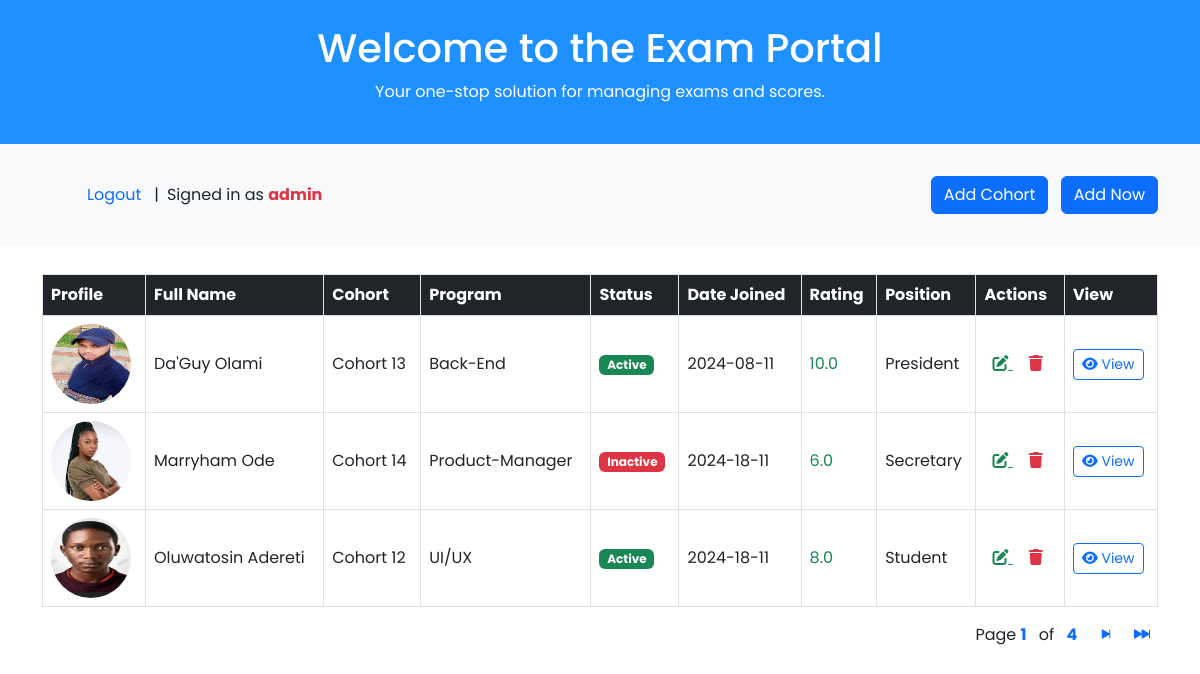
Page /student_list (signed in) on the committed database.
### students/models.py (models this page shows, shortened)
class Student(models.Model):
  username = models.CharField(max_length=100,unique=True)
  first_name = models.CharField(max_length=100)
  last_name = models.CharField(max_length=100)
  student_type = models.CharField(max_length=9, choices=student_position, default='Student')
  status = models.BooleanField(default=True)
  email = models.EmailField(max_length=254, unique=True, validators=[mail_validator])
  phone = models.CharField(max_length=11, null=True, blank=True)
  slug = models.SlugField(unique=True, blank=True, editable=False)

class Student_Profile(models.Model):
  student = models.OneToOneField(Student, on_delete=models.CASCADE)
  bio = models.TextField()
  DOB = models.DateField()
  address = models.CharField(max_length=500)
  rating = models.FloatField(default=0.0)
  profile_picture = models.ImageField(upload_to='student_profile')
  date_join = models.DateTimeField(auto_now_add=True)

class Cohort_Group(models.Model):
  name = models.CharField(max_length=100)
  date_join = models.DateTimeField(auto_now_add=True)
  students = models.ManyToManyField(Student)

class Program(models.Model):
  courses = models.CharField(max_length=500)
  grade = models.IntegerField(default=0)
  student = models.ForeignKey(Student, on_delete=models.CASCADE)

### students/views.py (the view)
# urls.py: path('student_list', views.student_list, name='student_list'),
@login_required(login_url='/login')
def student_list(request):
    student_list = Student.objects.all()
    paginator = Paginator(student_list, 3)
    page_number = request.GET.get("page")
    page_obj = paginator.get_page(page_number)
    student_type = student_position
    all_cohorts = Cohort_Group.objects.all()
    context = {
        'students': page_obj,
        'type': student_type,
        'all_cohorts': all_cohorts,
    }
    return render(request, 'blog/studentlist.html', context)

### templates/blog/studentlist.html (shortened to what this page needs)
{% load static %}
<!DOCTYPE html>
<html lang="en">
  <head>
    <link
      href="https://cdn.jsdelivr.net/npm/bootstrap@5.3.0-alpha1/dist/css/bootstrap.min.css"
      rel="stylesheet" />
    <link
      rel="stylesheet"
      href="https://cdnjs.cloudflare.com/ajax/libs/font-awesome/6.0.0-beta3/css/all.min.css" />
    <link
      rel="stylesheet"
      href="https://cdn.jsdelivr.net/npm/bootstrap-icons@1.11.3/font/bootstrap-icons.min.css" />
    <link rel="stylesheet" href="{% static 'CSS/list.css' %}" />
  </head>
  <body>
    <header class="bg-info text-white py-4 text-center">
      <h1>Welcome to the Exam Portal</h1>
      <p>Your one-stop solution for managing exams and scores.</p>
    </header>
    <section class="filter-section py-3 bg-light">
      <div class="container d-flex justify-content-between align-items-center">
        <section class="filter-section py-3 bg-light">
          <div class="container d-flex justify-content-between align-items-center">
            {% if user.is_authenticated %}
            <form action="{% url 'logout' %}" method="post">
              <button type="submit" class='btn btn-outline text-primary'>Logout</button>
            </form> |
            <span class="ms-2"> Signed in as <strong class="text-danger">{{user.username}}</strong></span>
            {% else %}
            <div>
              <a class="nav-link text-primary" href="/login">Login</a>
            </div>
            {% endif %}
          </div>
        </section>
        <div class="text-end">
          <button
          class="btn btn-primary me-2"
          data-bs-toggle="modal"
          data-bs-target="#addCohort">
          Add Cohort
        </button>
          <button
            class="btn btn-primary"
            data-bs-toggle="modal"
            data-bs-target="#addUserModal">
            Add Now
          </button>
        </div>
      </div>
    </section>
    <section class="container mt-1 mb-5">
      <div class="table-responsive">
        <table class="table align-middle table-bordered table-hover mt-4">
          <thead class="table-dark">
            {% if students %}
            <tr>
              <th>Profile</th>
              <th>Full Name</th>
              <th>Cohort</th>
              <th>Program</th>
              <th>Status</th>
              <th>Date Joined</th>
              <th>Rating</th>
              <th>Position</th>
              <th>Actions</th>
              <th>View</th>
            </tr>
          </thead>
          <tbody>
            {% for student in students %}
            <tr>
              <td>
                {% if student.student_profile %}
                <img
                src="{{student.student_profile.profile_picture.url}}"
                alt="Profile"
                width="80"
                height="80"
                class="rounded-circle" />
                {% endif %}
              </td>
              <td>{{student.first_name}} {{student.last_name}}</td>
              {% for cohort in student.cohort_group_set.all %}
              <td>{{cohort.name}}</td>
              {% empty %}
              <td>No Cohort</td>
              {% endfor %}
              {% for course in student.program_set.all %}
              <td>{{course.courses}}</td>
              {% empty %}
              <td>No Program</td>
              {% endfor %}
              <td>
                {% if student.status %}
                <span class="badge bg-success text-white">{{student.status|yesno:"Active,Inactive"}}</span>
                {% else %}
                <span class="badge bg-danger text-white">{{student.status|yesno:"Active,Inactive"}}</span>
                {% endif %}              </td>
              <td>{{student.student_profile.date_join|date:"Y-d-m"}}</td>
              {% if student.student_profile.rating <= 3 %}
              <td class="text-danger">{{student.student_profile.rating}}</td>
              {% elif student.student_profile.rating <= 5 %}
              <td class="text-warning">{{student.student_profile.rating}}</td>
              {% else %}
              <td class="text-success">{{student.student_profile.rating}}</td>
              {% endif %}
              <td>{{student.student_type}}</td>
              <td>
                <a
                href="{% url 'edit_views' student.slug %}"
                class="text-success m-2">
                <i class="fas fa-edit"></i>
                </a>
                <a
                  href="{% url 'del_student' student.pk %}"
                  class="text-danger m-2">
                  <i class="fas fa-trash"></i>
                </a>
              </td>
              <td>
                <a
                  href="{% url 'student_profile' student.slug %}"
                  target="_blank"
                  class="btn btn-sm btn-outline-primary">
                  <i class="fas fa-eye"></i> View
                </a>
              </td>
            </tr>
            {% endfor %}
          </tbody>
          {% else %}
          <header class="text-danger py-4 text-center">
            <h1>No students' record available</h1>
          </header>
          {% endif %}
        </table>
      </div>
      <div class="pagination float-end">
        <span class="step-links">
          <span class="current ms-2 me-2">
            Page <b class="text-primary me-2">{{ students.number }}</b> of
            <b class="text-primary ms-2">{{ students.paginator.num_pages }}</b>
          </span>
          {% if students.has_next %}
          <a
            href="?page={{ students.next_page_number }}"
            class="ms-2 me-2 text-decoration-none"
            ><i class="bi bi-skip-end-fill"></i
          ></a>
          <a
            href="?page={{ students.paginator.num_pages }}"
            class="ms-2 me-2 text-decoration-none"
            ><i class="bi bi-skip-forward-fill"></i
          ></a>
          {% endif %}
        </span>
      </div>
    </section>
  </body>
</html>

### staticfiles/css/list.css (style rules this page uses)
body { font-family: 'Poppins', sans-serif; }
.filter-section { background-color: #f4f5fa; padding: 20px; }
.table { border-collapse: collapse; }
.table th, .table td { vertical-align: middle; border: 1px solid #dee2e6; }
.badge { background-color: #e9f0fa; color: #5A55D8; }
.bg-info { background-color: dodgerblue !important; }

### rows in the picture
Student: student_profile.profile_picture (picture), first_name "Da'Guy", last_name "Olami", status "Active", student_profile.date_join "2024-08-11", student_profile.rating "10.0", student_type "President"
Cohort_Group: name "Cohort 13"
Program: courses "Back-End"
Student: student_profile.profile_picture (picture), first_name "Marryham", last_name "Ode", status "Inactive", student_profile.date_join "2024-18-11", student_profile.rating "6.0", student_type "Secretary"
Cohort_Group: name "Cohort 14"
Program: courses "Product-Manager"
Student: student_profile.profile_picture (picture), first_name "Oluwatosin", last_name "Adereti", status "Active", student_profile.date_join "2024-18-11", student_profile.rating "8.0", student_type "Student"
Cohort_Group: name "Cohort 12"
Program: courses "UI/UX"

### other values in the picture
{{ user.username }} "admin"
{{ students.number }} "1"
{{ students.paginator.num_pages }} "4"
